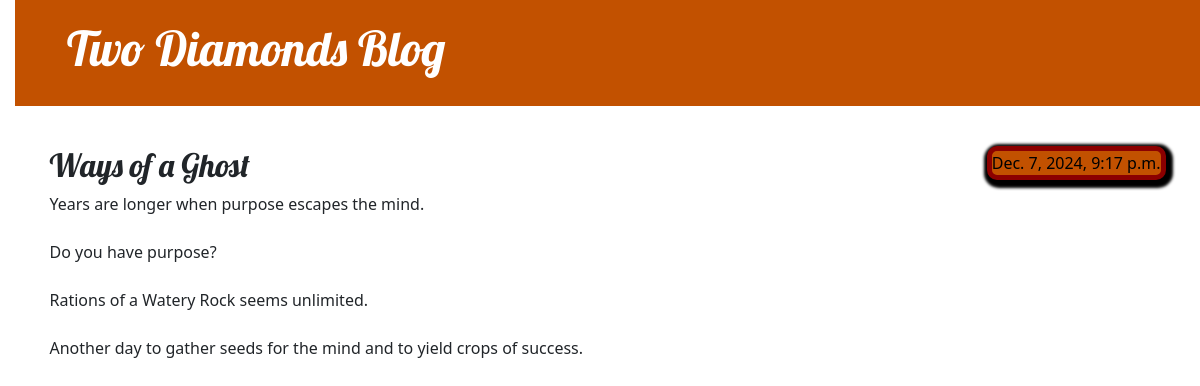
The app's page /post/1/ with its own data.
### blog/models.py (models this page shows, shortened)
class Post(models.Model):
    author = models.ForeignKey(settings.AUTH_USER_MODEL, on_delete=models.CASCADE)
    title = models.CharField(max_length=200)
    text = models.TextField()
    created_date = models.DateTimeField(default=timezone.now)
    published_date = models.DateTimeField(blank=True, null=True)

### blog/views.py (the view)
# urls.py: path('post/<int:pk>/', views.post_detail, name='post_detail'),
def post_detail(request, pk):
    post = get_object_or_404(Post, pk=pk)
    return render(request, 'blog/post_detail.html', {'post': post})

### blog/templates/blog/post_detail.html (shortened to what this page needs)
{% extends 'blog/base.html' %}
{% block content %}
    <article class="post">
        {% if post.published_date %}
            <time class="date">
                {{ post.published_date }}
            </time>
        {% endif %}
        <h2>{{ post.title }}</h2>
        <p>{{ post.text|linebreaksbr }}</p>
    </article>
{% endblock %}

### blog/static/css/blog.css (style rules this page uses)
h1, h2, h3, h4 { font-family: 'Lobster', cursive; }
.date { color: black; background-color: #C25100; border: 5px solid darkred ; border-radius: 10px; box-shadow: 2px 3px 3px 5px black; }
.post { margin-bottom: 70px; }
.post > .date, .post > .actions { float: right; }
body { padding-left: 15px; }

### records on screen
Post: published_date "Dec. 7, 2024, 9:17 p.m.", title "Ways of a Ghost", text "Years are longer when purpose escapes the mind. Do you have purpose? Rations of a Watery Rock seems unlimited. Another day to gather seeds for the mind and to yield crops of success."
